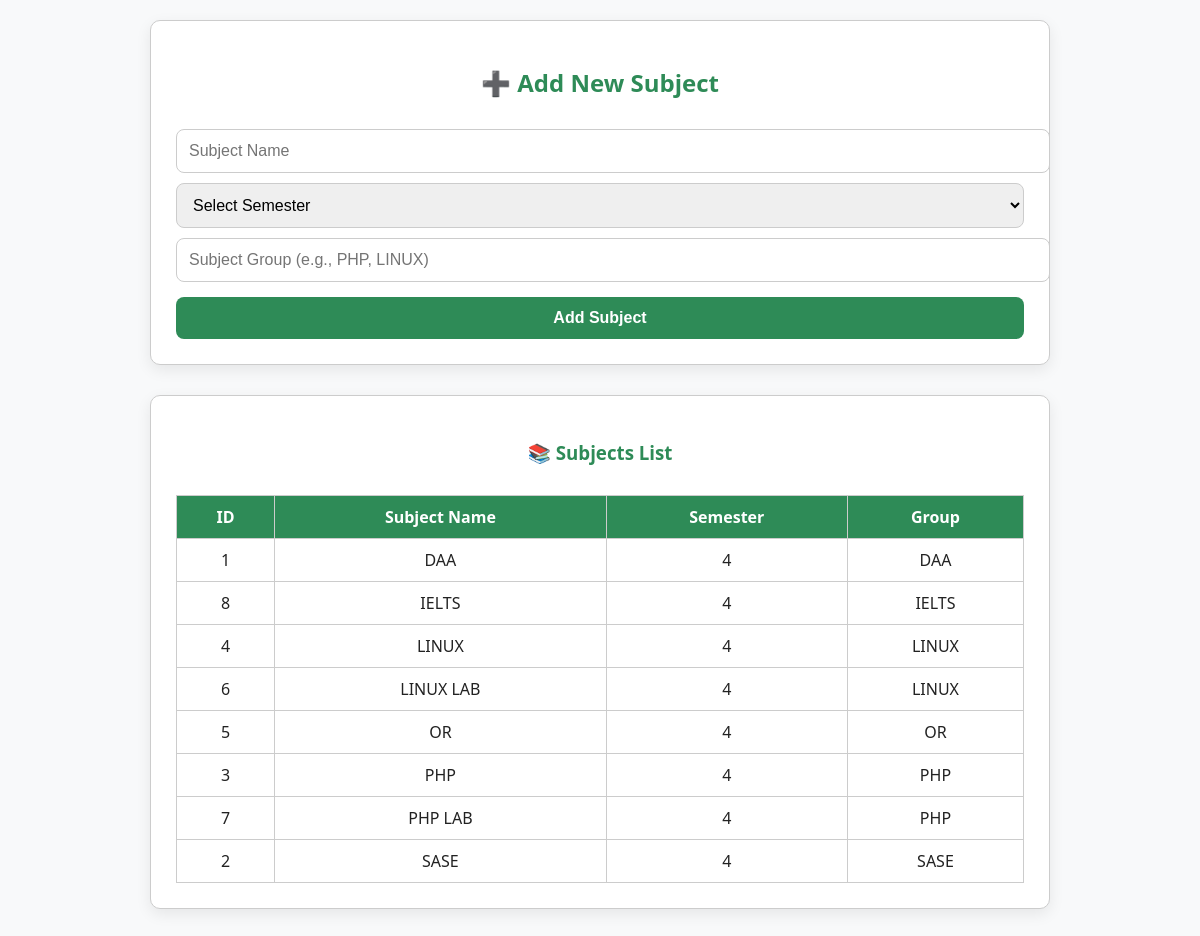
Page /add_subjects.php on the committed database.
### tables this page shows
CREATE TABLE `subjects` (
  `subject_id` int(11) NOT NULL,
  `subject_name` varchar(100) NOT NULL,
  `sem` int(11) NOT NULL,
  `subject_group` varchar(100) DEFAULT NULL
);

### add_subjects.php (the view, shortened to what this page needs)
<?php
include 'config.php';
$result = mysqli_query($conn, "SELECT * FROM subjects ORDER BY sem, subject_name");
?>
<!DOCTYPE html>
<html>
<head>
</head>
<body>
<div class="container">
    <div class="card">
        <h2>➕ Add New Subject</h2>
        <form method="post">
            <input type="text" name="subject_name" placeholder="Subject Name" required>
            <select name="sem" required>
                <option value="">Select Semester</option>
            </select>
            <input type="text" name="subject_group" placeholder="Subject Group (e.g., PHP, LINUX)" required>
            <button type="submit">Add Subject</button>
        </form>
    </div>
    <div class="card">
        <h3>📚 Subjects List</h3>
        <div class="table-wrapper">
            <table>
                <tr>
                    <th>ID</th>
                    <th>Subject Name</th>
                    <th>Semester</th>
                    <th>Group</th>
                </tr>
                <?php while ($row = mysqli_fetch_assoc($result)): ?>
                    <tr>
                        <td><?= $row['subject_id'] ?></td>
                        <td><?= $row['subject_name'] ?></td>
                        <td><?= $row['sem'] ?></td>
                        <td><?= $row['subject_group'] ?></td>
                    </tr>
                <?php endwhile; ?>
            </table>
        </div>
    </div>
</div>
</body>
</html>

### add_subjects.php (style rules this page uses)
body { margin: 0; padding: 20px; font-family: 'Segoe UI', sans-serif; background: #f8f9fa; color: #222; }
.container { max-width: 900px; margin: auto; }
.card { background: #ffffff; padding: 25px; border-radius: 10px; box-shadow: 0 5px 15px rgba(0,0,0,0.08); margin-bottom: 30px; border: 1px solid #ccc; }
h2, h3 { text-align: center; margin-bottom: 20px; color: #2e8b57; }
form input, form select, form button { width: 100%; padding: 12px; margin-top: 10px; font-size: 16px; border-radius: 8px; border: 1px solid #ccc; }
form button { background: #2e8b57; color: white; font-weight: bold; border: none; cursor: pointer; margin-top: 15px; }
.table-wrapper { overflow-x: auto; }
table { width: 100%; border-collapse: collapse; margin-top: 10px; border: 1px solid #ccc; }
th, td { border: 1px solid #ccc; padding: 10px; text-align: center; }
th { background: #2e8b57; color: white; }

### rows in the picture
subjects: subject_id "1", subject_name "DAA", sem "4", subject_group "DAA"
subjects: subject_id "8", subject_name "IELTS", sem "4", subject_group "IELTS"
subjects: subject_id "4", subject_name "LINUX", sem "4", subject_group "LINUX"
subjects: subject_id "6", subject_name "LINUX LAB", sem "4", subject_group "LINUX"
subjects: subject_id "5", subject_name "OR", sem "4", subject_group "OR"
subjects: subject_id "3", subject_name "PHP", sem "4", subject_group "PHP"
subjects: subject_id "7", subject_name "PHP LAB", sem "4", subject_group "PHP"
subjects: subject_id "2", subject_name "SASE", sem "4", subject_group "SASE"
